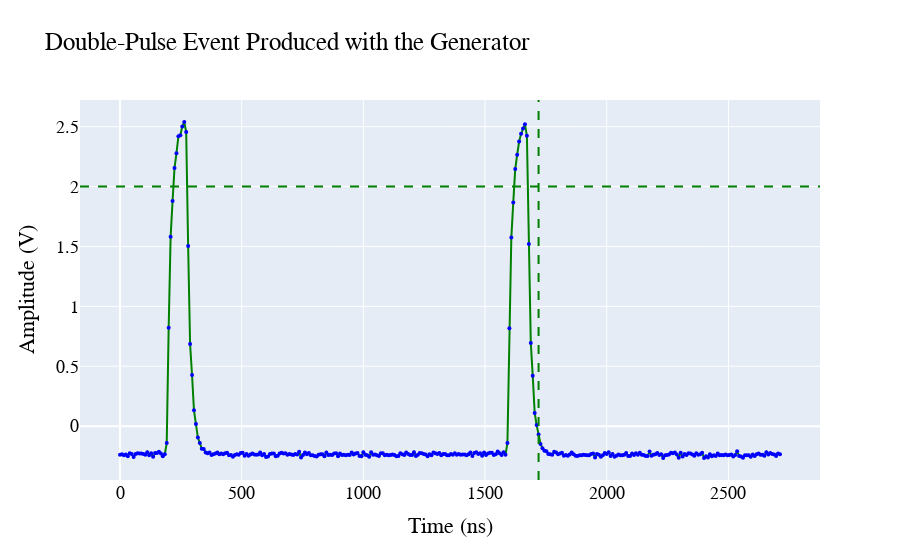

Write notebook code for a chart like this one.
### Markdown cell above
## Here we replot the same data using Plotly

### Code cell
import plotly
from plotly.offline import iplot, init_notebook_mode
init_notebook_mode(connected = True)
import plotly.graph_objs as go
fig = go.Figure()
fig.add_trace(go.Scatter(x=x, y=y,mode='lines+markers',
    line=dict(color="green",  width=2),
    marker=dict(color="blue", size=4)))
fig.update_layout(
    title="Double-Pulse Event Produced with the Generator",
    xaxis_title="Time (ns)",
    yaxis_title="Amplitude (V)",
    font=dict(
        family="Courier New, monospace",
        size=18,
        color="Black"))
fig.add_vline(x=(DT_BETWEEN_PULSES+40)*8, line_width=2, line_dash="dash", line_color="green")
fig.add_hline(y=TRESHOLD_VOLT, line_width=2, line_dash="dash", line_color="green")

fig.show()

### Figure 1 — Plotly figure (JSON) as saved in the notebook; plotly's stock layout.template omitted (floating-point values rounded to 4 significant figures; data arrays with more than 128 entries replaced by an {"elided": "..."} marker saying what was removed)
{"data": [{"line": {"color": "green", "width": 2}, "marker": {"color": "blue", "size": 4}, "mode": "lines+markers", "type": "scatter", "x": {"elided": "340 int values"}, "y": {"elided": "340 float values"}}], "layout": {"font": {"color": "Black", "family": "Courier New, monospace", "size": 18}, "shapes": [{"line": {"color": "green", "dash": "dash", "width": 2}, "type": "line", "x0": 1720, "x1": 1720, "xref": "x", "y0": 0, "y1": 1, "yref": "y domain"}, {"line": {"color": "green", "dash": "dash", "width": 2}, "type": "line", "x0": 0, "x1": 1, "xref": "x domain", "y0": 2, "y1": 2, "yref": "y"}], "title": {"text": "Double-Pulse Event Produced with the Generator"}, "xaxis": {"title": {"text": "Time (ns)"}}, "yaxis": {"title": {"text": "Amplitude (V)"}}}}
